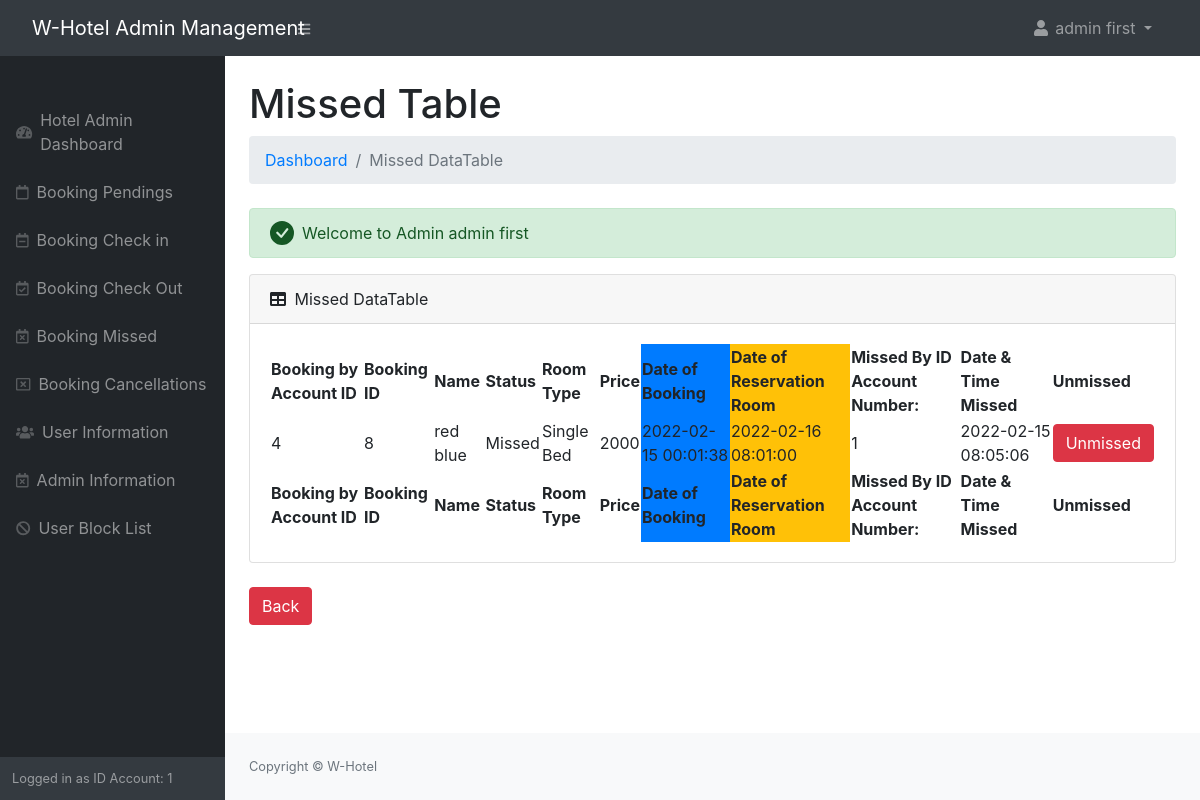
The page /admin/bookingmissed.php (signed in) on the database its author committed.
### tables this page shows
CREATE TABLE `booking` (
  `id` int(11) NOT NULL,
  `fullname` varchar(255) NOT NULL,
  `booking_by` varchar(255) NOT NULL,
  `status` varchar(255) NOT NULL,
  `date_booking` timestamp NOT NULL DEFAULT current_timestamp(),
  `set_booking` datetime NOT NULL,
  `price` varchar(255) NOT NULL,
  `editbooking_at` datetime NOT NULL,
  `editbooking_by` varchar(255) NOT NULL,
  `checkin_date` datetime NOT NULL,
  `by_checkin` varchar(255) NOT NULL,
  `days` varchar(255) NOT NULL,
  `room_no` varchar(255) NOT NULL,
  `setdate_checkout` datetime NOT NULL,
  `editsetdatecheckout_at` datetime NOT NULL,
  `editsetdatecheckout_by` varchar(255) NOT NULL,
  `bill` varchar(255) NOT NULL,
  `date_checkout` datetime NOT NULL,
  `checkout_by` varchar(255) NOT NULL,
  `checkout_room` varchar(255) NOT NULL,
  `payment` varchar(255) NOT NULL,
  `cancel_by` varchar(255) NOT NULL,
  `missed_by` varchar(255) NOT NULL,
  `markmissed_at` datetime NOT NULL
);

### admin/bookingmissed.php (the view, shortened to what this page needs)
<?php
include('authentication.php');
include('includes/header.php');
?>
<div class="container-fluid  px-4">
        <h1 class="mt-4">Missed Table</h1>
        <ol class="breadcrumb mb-4">
            <li class="breadcrumb-item"><a href="index.php">Dashboard</a></li>
            <li class="breadcrumb-item active">Missed DataTable</li>
        </ol>
        <?php include('messagefunction_green.php');  ?>
                <div class="card mb-4">
                    <div class="card-header">
                        <i class="fas fa-table me-1"></i>
                       	Missed DataTable
                    </div>
                    <div class="card-body">
                        <table id="datatablesSimple">
                            <thead>
                                <tr>
                                    <th>Booking by Account ID</th>
									<th>Booking ID</th>
									<th>Name</th>
									<th>Status</th>
									<th>Room Type</th>
									<th>Price</th>
									<th class="bg-primary">Date of Booking</th>
									<th class="bg-warning">Date of Reservation Room</th>
									<th>Missed By ID Account Number:</th>
									<th>Date & Time Missed</th>
									<th>Unmissed</th>
                                </tr>
                            </thead>
                            <tfoot>
                                <tr>
                                    <th>Booking by Account ID</th>
									<th>Booking ID</th>
									<th>Name</th>
									<th>Status</th>
									<th>Room Type</th>
									<th>Price</th>
									<th class="bg-primary">Date of Booking</th>
									<th class="bg-warning">Date of Reservation Room</th>
									<th>Missed By ID Account Number:</th>
									<th>Date & Time Missed</th>
									<th>Unmissed</th>
                                </tr>
                            </tfoot>
                            <tbody>
                                <?php
								$query = "SELECT * FROM booking WHERE status LIKE 'Missed'";
								$query_run = mysqli_query($con, $query);
								if(mysqli_num_rows($query_run) > 0)
								{
									foreach ($query_run as $row)
									{
										?>
                            <tr>
                                <td><?= $row['booking_by']; ?></td>
								<td><?= $row['id']; ?></td>
								<td><?= $row['fullname']; ?></td>
								<td><?= $row['status']; ?></td>
								<td>
                                            <?php
                                            if($row['price'] == '2000')
                                            {
                                                echo "Single Bed";
                                            }
                                            elseif($row['price'] == '3000')
                                            {
                                                echo "Double Bed";
                                            }
                                            elseif($row['price'] == '4000')
                                            {
                                                echo "Triple Bed";
                                            }
                                            ?>
                                        </td>
								<td><?= $row['price']; ?></td>
								<td class="bg-primary"><?= $row['date_booking']; ?></td>
								<td class="bg-warning"><?= $row['set_booking']; ?></td>
								<td><?= $row['missed_by']; ?></td>
								<td><?= $row['markmissed_at']; ?></td>
                                <td>
                                    <a href="unmissedbooking.php?id=<?= $row['id'];?>" class="btn btn-danger text-white">Unmissed</a>
                                </td>
                                    </tr>
                                    <?php
                                }
                            }
                            else
                            {
                            ?>
                                <tr>
                                    <td colspan="6">No Record Found</td>
                                </tr>
                            <?php
                            }
                            ?>
		                    </tbody>
		                </table>
		            </div>
		        </div>
		        <div class="d-grid gap-2 d-md-block">
		        	<td><a href="index.php" class="btn btn-danger">Back</a></td>
				</div>
    </div>
<?php
include('includes/footer.php');
include('includes/scripts.php');
?>

### rows shown on the page
booking: booking_by "4", id "8", fullname "red blue", status "Missed", shows "Single Bed", price "2000", date_booking "2022-02-15 00:01:38", set_booking "2022-02-16 08:01:00", missed_by "1", markmissed_at "2022-02-15 08:05:06"

### other values the page prints
$_SESSION['auth_user']['user_name'] "admin first"
$_SESSION['auth_user']['user_id'] "1"
$_SESSION['green'] "Welcome to Admin admin first"
